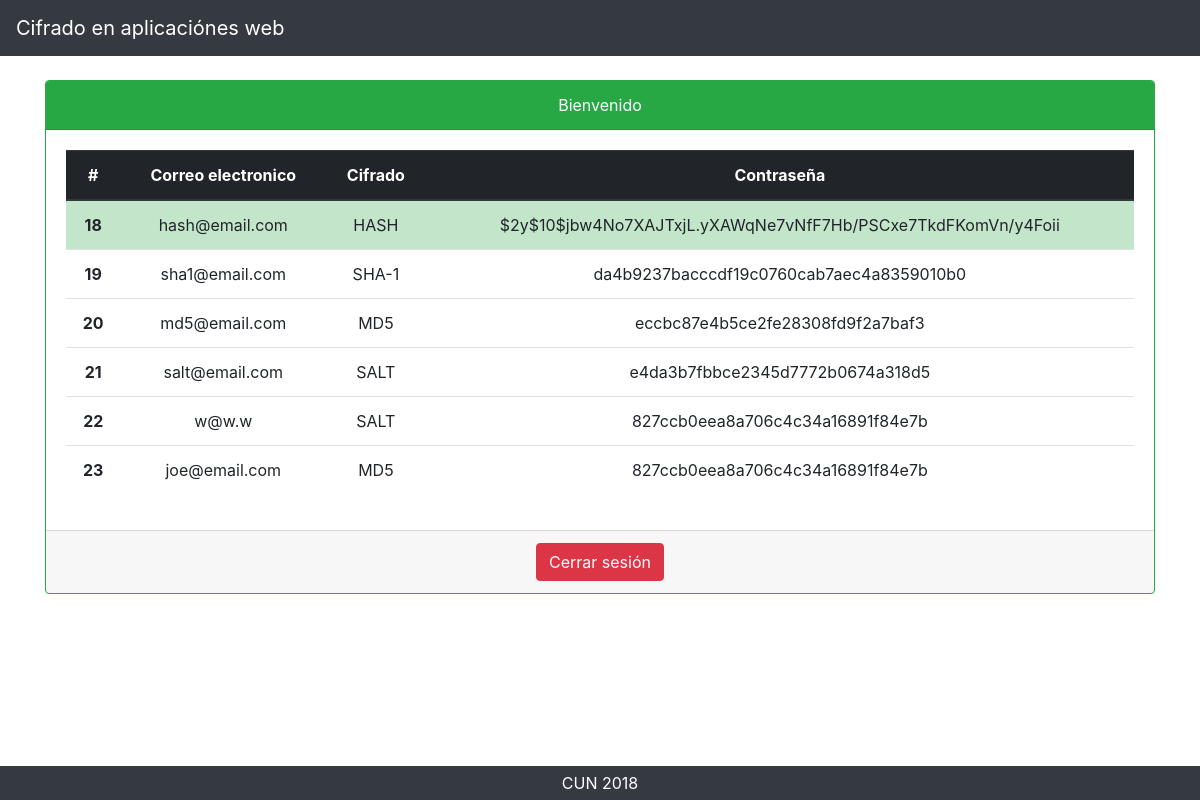
Screenshot of / (signed in) with the database file from the repository.
### tables this page shows
CREATE TABLE `users` (
  `id` int(11) NOT NULL,
  `email` varchar(200) NOT NULL,
  `password` varchar(200) NOT NULL,
  `encryption` varchar(22) DEFAULT NULL
);

### index.php (the view, shortened to what this page needs)
<?php
require 'database.php';
require 'partials/header.php';
if (isset($_SESSION['user_id'])) {
  $query = $connection->prepare('SELECT * FROM users');
  $query->execute();
  $results = $query->fetchAll();
  $users = null;
  if (count($results) > 0) {
    $users = $results;
  }
}
?>
    <div class="container">
        <div class="row">
            <div class="col-md-12">
                <div class="card text-center border-success">
                  <div class="card-header text-white bg-success">
                    Bienvenido
                  </div>
                <?php if(!empty($users)): ?>
                  <div class="card-body">
                    <table class="table">
                      <thead class="thead-dark">
                        <tr>
                          <th scope="col">#</th>
                          <th scope="col">Correo electronico</th>
                          <th scope="col">Cifrado</th>
                          <th scope="col">Contraseña</th>
                        </tr>
                      </thead>
                      <tbody>
                      <?php foreach ($users as $user): ?>
                        <tr class="<?= $user['id'] == $_SESSION['user_id'] ? 'table-success': '' ?>">
                          <th scope="row"><?= $user['id']?></th>
                          <td><?= $user['email']?></td>
                          <td><?= $user['encryption']?></td>
                          <td><?= $user['password']?></td>
                        </tr>
                      <?php endforeach; ?>
                      </tbody>
                    </table>
                  </div>
                <?php endif; ?>
                  <div class="card-footer text-muted">
                    <?php if(!empty($user)): ?>
                      <a href="logout.php" class="btn btn-danger">Cerrar sesión</a>
                    <?php else: ?>
                      Ingeniería de Sistemas
                    <?php endif; ?>
                  </div>
                </div>
            </div>
        </div>
    </div>
<?php require 'partials/footer.php'; ?>

### partials/header.php (shortened to what this page needs)
<!doctype html>
<html lang="es">
  <head>
    <link rel="stylesheet" href="https://stackpath.bootstrapcdn.com/bootstrap/4.1.1/css/bootstrap.min.css">
    <link rel="stylesheet" href="assets/styles.css">
  </head>
  <body>
    <nav class="navbar navbar-dark bg-dark">
      <a class="navbar-brand" href="/">Cifrado en aplicaciónes web</a>
    </nav>
    <br>

### partials/footer.php (shortened to what this page needs)
    <br>
    <footer class="footer bg-dark">
      <p>CUN 2018</p>
    </footer>
  </body>
</html>

### assets/styles.css (style rules this page uses)
.footer { position: fixed; left: 0; bottom: 0; width: 100%; background-color: red; color: white; text-align: center; }
.footer p { margin-top: 5px; margin-bottom: 5px; }

### rows the page displays
users: id "18", email "hash@email.com", encryption "HASH", password "$2y$10$jbw4No7XAJTxjL.yXAWqNe7vNfF7Hb/PSCxe7TkdFKomVn/y4Foii"
users: id "19", email "sha1@email.com", encryption "SHA-1", password "da4b9237bacccdf19c0760cab7aec4a8359010b0"
users: id "20", email "md5@email.com", encryption "MD5", password "eccbc87e4b5ce2fe28308fd9f2a7baf3"
users: id "21", email "salt@email.com", encryption "SALT", password "e4da3b7fbbce2345d7772b0674a318d5"
users: id "22", email "w@w.w", encryption "SALT", password "827ccb0eea8a706c4c34a16891f84e7b"
users: id "23", email "joe@email.com", encryption "MD5", password "827ccb0eea8a706c4c34a16891f84e7b"
